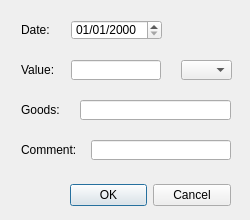
<?xml version="1.0" encoding="UTF-8"?>
<ui version="4.0">
 <class>EditExpense</class>
 <widget class="QDialog" name="EditExpense">
  <property name="geometry">
   <rect>
    <x>0</x>
    <y>0</y>
    <width>250</width>
    <height>220</height>
   </rect>
  </property>
  <property name="windowTitle">
   <string>Dialog</string>
  </property>
  <widget class="QDateEdit" name="dateEdit">
   <property name="geometry">
    <rect>
     <x>71</x>
     <y>20</y>
     <width>91</width>
     <height>20</height>
    </rect>
   </property>
   <property name="maximumDateTime">
    <datetime>
     <hour>23</hour>
     <minute>59</minute>
     <second>59</second>
     <year>9999</year>
     <month>8</month>
     <day>30</day>
    </datetime>
   </property>
   <property name="displayFormat">
    <string>dd/MM/yyyy</string>
   </property>
  </widget>
  <widget class="QLineEdit" name="lineEditComment">
   <property name="geometry">
    <rect>
     <x>91</x>
     <y>140</y>
     <width>140</width>
     <height>20</height>
    </rect>
   </property>
  </widget>
  <widget class="QLabel" name="labelGoods">
   <property name="geometry">
    <rect>
     <x>21</x>
     <y>100</y>
     <width>50</width>
     <height>20</height>
    </rect>
   </property>
   <property name="text">
    <string>Goods:</string>
   </property>
  </widget>
  <widget class="QComboBox" name="comboBoxCurrency">
   <property name="geometry">
    <rect>
     <x>181</x>
     <y>60</y>
     <width>51</width>
     <height>20</height>
    </rect>
   </property>
  </widget>
  <widget class="QLineEdit" name="lineEditGoods">
   <property name="geometry">
    <rect>
     <x>80</x>
     <y>100</y>
     <width>151</width>
     <height>20</height>
    </rect>
   </property>
  </widget>
  <widget class="QLabel" name="labelDate">
   <property name="geometry">
    <rect>
     <x>21</x>
     <y>20</y>
     <width>41</width>
     <height>20</height>
    </rect>
   </property>
   <property name="text">
    <string>Date:</string>
   </property>
  </widget>
  <widget class="QLabel" name="labelMoney">
   <property name="geometry">
    <rect>
     <x>21</x>
     <y>60</y>
     <width>41</width>
     <height>20</height>
    </rect>
   </property>
   <property name="text">
    <string>Value:</string>
   </property>
  </widget>
  <widget class="QLabel" name="labelComment">
   <property name="geometry">
    <rect>
     <x>21</x>
     <y>140</y>
     <width>60</width>
     <height>20</height>
    </rect>
   </property>
   <property name="text">
    <string>Comment:</string>
   </property>
  </widget>
  <widget class="QLineEdit" name="lineEditMoneyValue">
   <property name="geometry">
    <rect>
     <x>71</x>
     <y>60</y>
     <width>90</width>
     <height>20</height>
    </rect>
   </property>
  </widget>
  <widget class="QDialogButtonBox" name="buttonsOkCancel">
   <property name="geometry">
    <rect>
     <x>70</x>
     <y>180</y>
     <width>161</width>
     <height>31</height>
    </rect>
   </property>
   <property name="orientation">
    <enum>Qt::Horizontal</enum>
   </property>
   <property name="standardButtons">
    <set>QDialogButtonBox::Cancel|QDialogButtonBox::Ok</set>
   </property>
   <property name="centerButtons">
    <bool>false</bool>
   </property>
  </widget>
 </widget>
 <resources/>
 <connections>
  <connection>
   <sender>buttonsOkCancel</sender>
   <signal>accepted()</signal>
   <receiver>EditExpense</receiver>
   <slot>accept()</slot>
   <hints>
    <hint type="sourcelabel">
     <x>248</x>
     <y>254</y>
    </hint>
    <hint type="destinationlabel">
     <x>157</x>
     <y>274</y>
    </hint>
   </hints>
  </connection>
  <connection>
   <sender>buttonsOkCancel</sender>
   <signal>rejected()</signal>
   <receiver>EditExpense</receiver>
   <slot>reject()</slot>
   <hints>
    <hint type="sourcelabel">
     <x>316</x>
     <y>260</y>
    </hint>
    <hint type="destinationlabel">
     <x>286</x>
     <y>274</y>
    </hint>
   </hints>
  </connection>
 </connections>
</ui>
